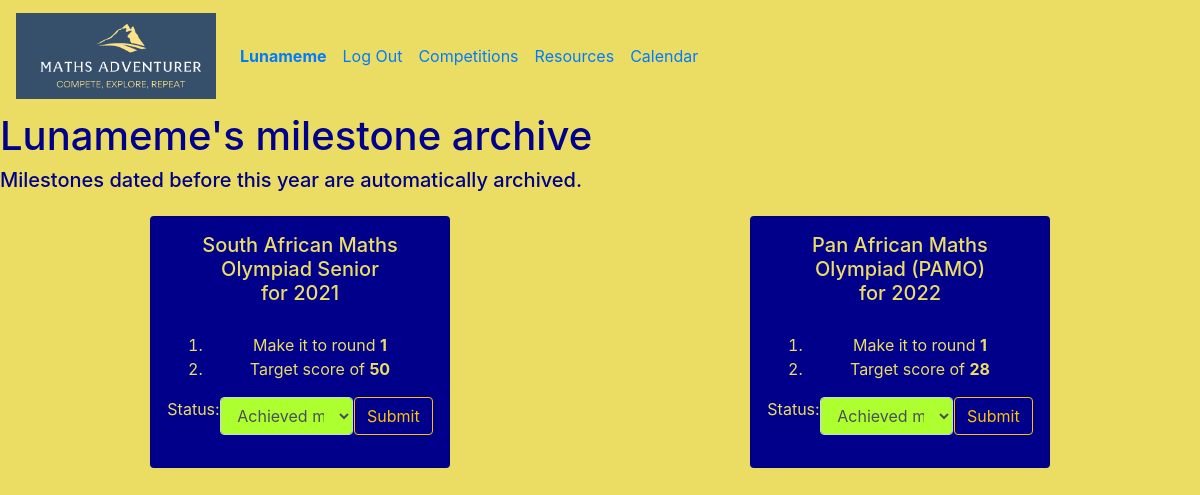
The app's page /archive (signed in) with its own data.
### MathsAdventurer/models.py (models this page shows, shortened)
class User(AbstractUser):
    pass

class Milestone(models.Model):
    user = models.ForeignKey(User, on_delete= models.CASCADE, related_name="user_milestones")
    competition = models.ForeignKey(Competition, on_delete= models.CASCADE, related_name="competition_milestones")
    year = models.IntegerField(default=2023)
    round = models.IntegerField(default=1)
    placement = models.IntegerField(null=True, blank=True)
    score = models.IntegerField(null=True, blank=True)
    class status_choices(models.IntegerChoices):
        NOTYET = 0,'Not attempted yet'
        MISSED = 1,'Missed milestone'
        ACHIEVED = 2,'Achieved milestone'
    status = models.IntegerField(choices = status_choices.choices, default=status_choices.NOTYET)

class Competition(models.Model):
    name = models.CharField(max_length=50)
    min_grade = models.IntegerField(validators=[MaxValueValidator(12), MinValueValidator(1)])
    max_grade = models.IntegerField(validators=[MaxValueValidator(12), MinValueValidator(1)])
    runner = models.CharField(max_length=25)
    website = models.URLField(max_length=100)
    rounds = models.IntegerField(validators=[MaxValueValidator(3), MinValueValidator(1)])
    users_watching = models.ManyToManyField(User, blank=True, related_name="watchlist")

### MathsAdventurer/views.py (the view)
# urls.py: path("archive", views.archive, name="archive"),
@login_required
def archive(request):
    return render(request, "MathsAdventurer/archive.html", {
        "milestones" : request.user.user_milestones.filter(year__lt = CURR_YEAR)
    })

### MathsAdventurer/templates/MathsAdventurer/archive.html (shortened to what this page needs)
{% extends "MathsAdventurer/layout.html" %}
{% block body %}
<h1>{{ user.username }}'s milestone archive</h1>
<h5>Milestones dated before this year are automatically archived.</h5>
<div class="d-flex justify-content-around flex-wrap">
    {% for milestone in milestones %}
    <div class="card cl-inverted m-3 p-3" style="width: 25%; text-align: center;">
        <h5 class="card-title">{{ milestone.competition.name }}<br>
        for {{ milestone.year }}</h5>
        <p class="card-text">
        <ol>
            <li>Make it to round <strong>{{ milestone.round }}</strong></li>
            {% if milestone.score %}
            <li>Target score of <strong>{{ milestone.score }}</strong></li>
            {% endif %}
        </ol>
        <form class="status-form d-flex justify-content-around flex-wrap" data-id="{{ milestone.id }}">
            <label for="status">Status:</label>
            <select class="form-control status" id="status" name="status" data-index="{{ milestone.status }}" style="width:50%;">
                <option style="background-color: greenyellow;" value="2" >Achieved milestone</option>
            </select>
            <input type="submit" class="status_submit btn btn-outline-warning">
        </form>
        </p>
    </div>
    {% empty %}
    <h5>No milestones have been archived yet.</h5>
    {% endfor %}
</div>
{% endblock %}

### MathsAdventurer/templates/MathsAdventurer/layout.html (shortened to what this page needs)
{% load static %}
<!DOCTYPE html>
<html lang="en">
    <head>
        <link rel="stylesheet" href="https://stackpath.bootstrapcdn.com/bootstrap/4.4.1/css/bootstrap.min.css">
        <link href="{% static 'MathsAdventurer/styles.css' %}" rel="stylesheet">
    </head>
    <body class="cl">
        <nav class="navbar navbar-expand-lg cl">
            <a class="navbar-brand" href="{% url 'index' %}"><img src="../static/Logo.png" alt="App logo" width="200px" height="auto"></a>
            <div>
              <ul class="navbar-nav mr-auto">
                {% if user.is_authenticated %}
                    <li class="nav-item">
                        <a class="nav-link" id="profile" href="{% url 'profile' %}"><strong>{{ user.username }}</strong></a>
                    </li>
                    <li class="nav-item">
                       <a class="nav-link" href="{% url 'logout' %}">Log Out</a>
                    </li>
                {% endif %}
                    <li class="nav-item">
                        <a class="nav-link" id="competition-link" href="{% url 'competitions' %}">Competitions</a>
                    </li>
                    <li class="nav-item">
                        <a class="nav-link" href="{% url 'topics' %}">Resources</a>
                    </li>
                    <li class="nav-item">
                        <a class="nav-link" href="{% url 'calendar' %}">Calendar</a>
                     </li>
              </ul>
            </div>
          </nav>
        <div class="body">
            {% block body %}
            {% endblock %}
        </div>
    </body>
</html>

### MathsAdventurer/static/MathsAdventurer/styles.css (style rules this page uses)
.cl-inverted { background-color:darkblue; color:#EBDD63; }
.cl { background-color:#EBDD63; color:darkblue; }

### records on screen
User: username "Lunameme"
Milestone: competition.name "South African Maths Olympiad Senior", year "2021", round "1", score "50", status "Achieved milestone"
Milestone: competition.name "Pan African Maths Olympiad (PAMO)", year "2022", round "1", score "28", status "Achieved milestone"
